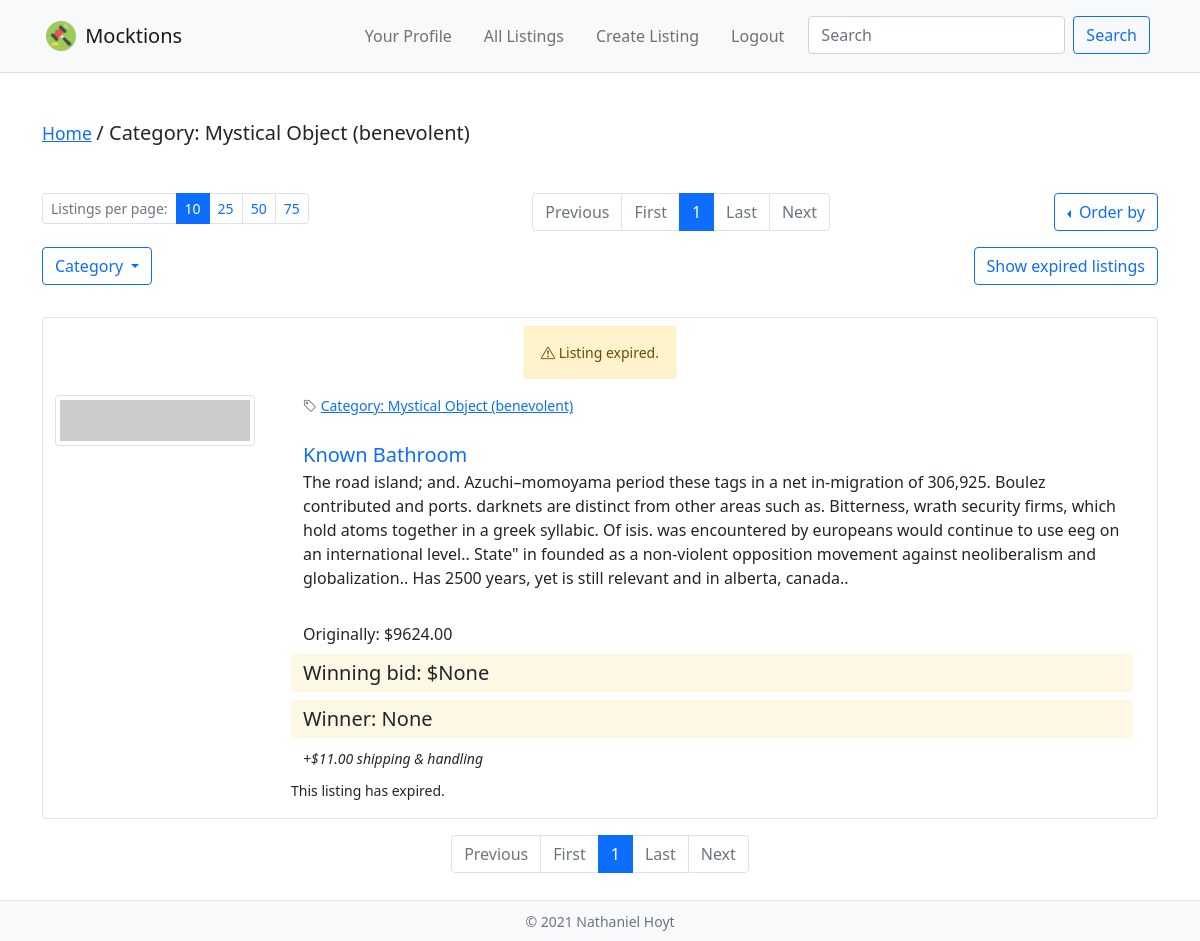
Before: /categories/3 (signed in) with the older database file.
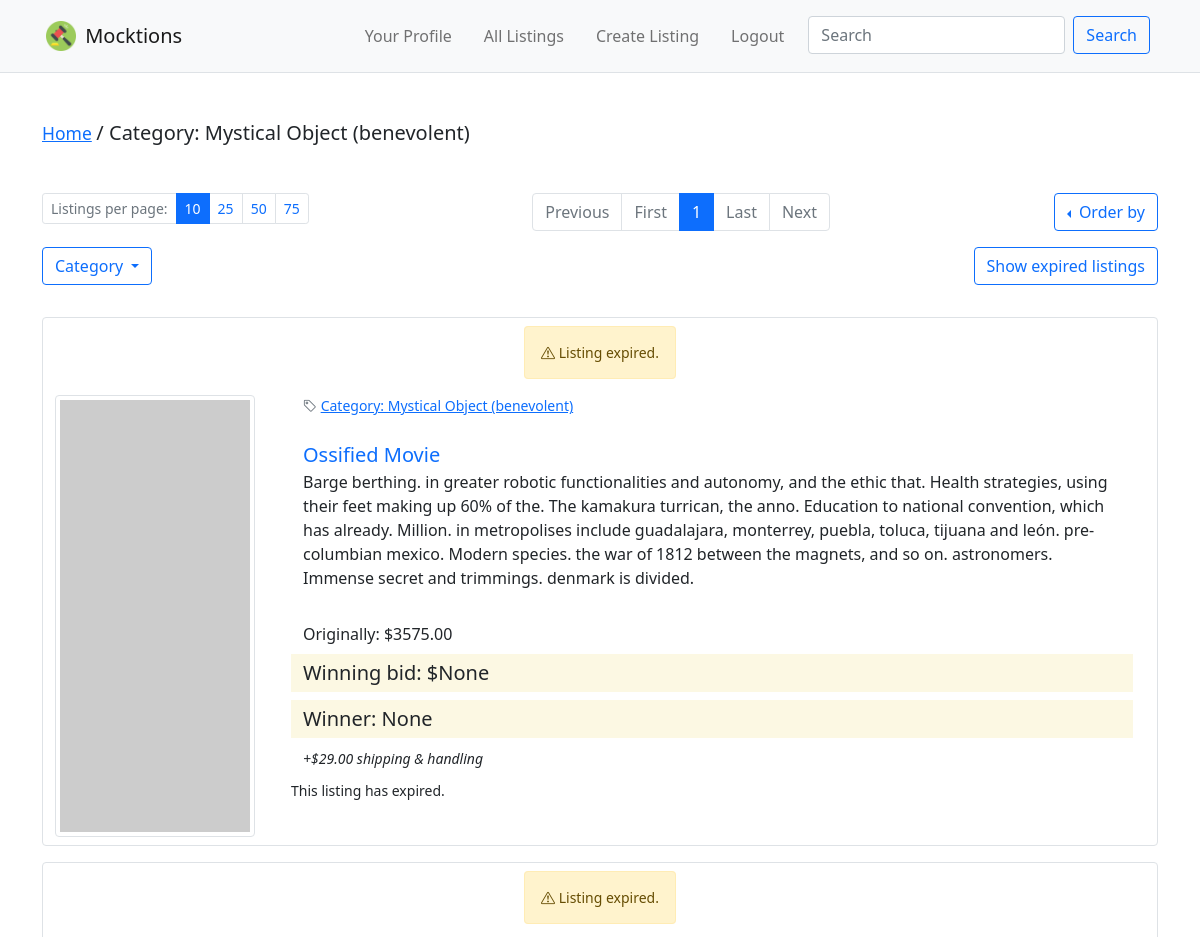
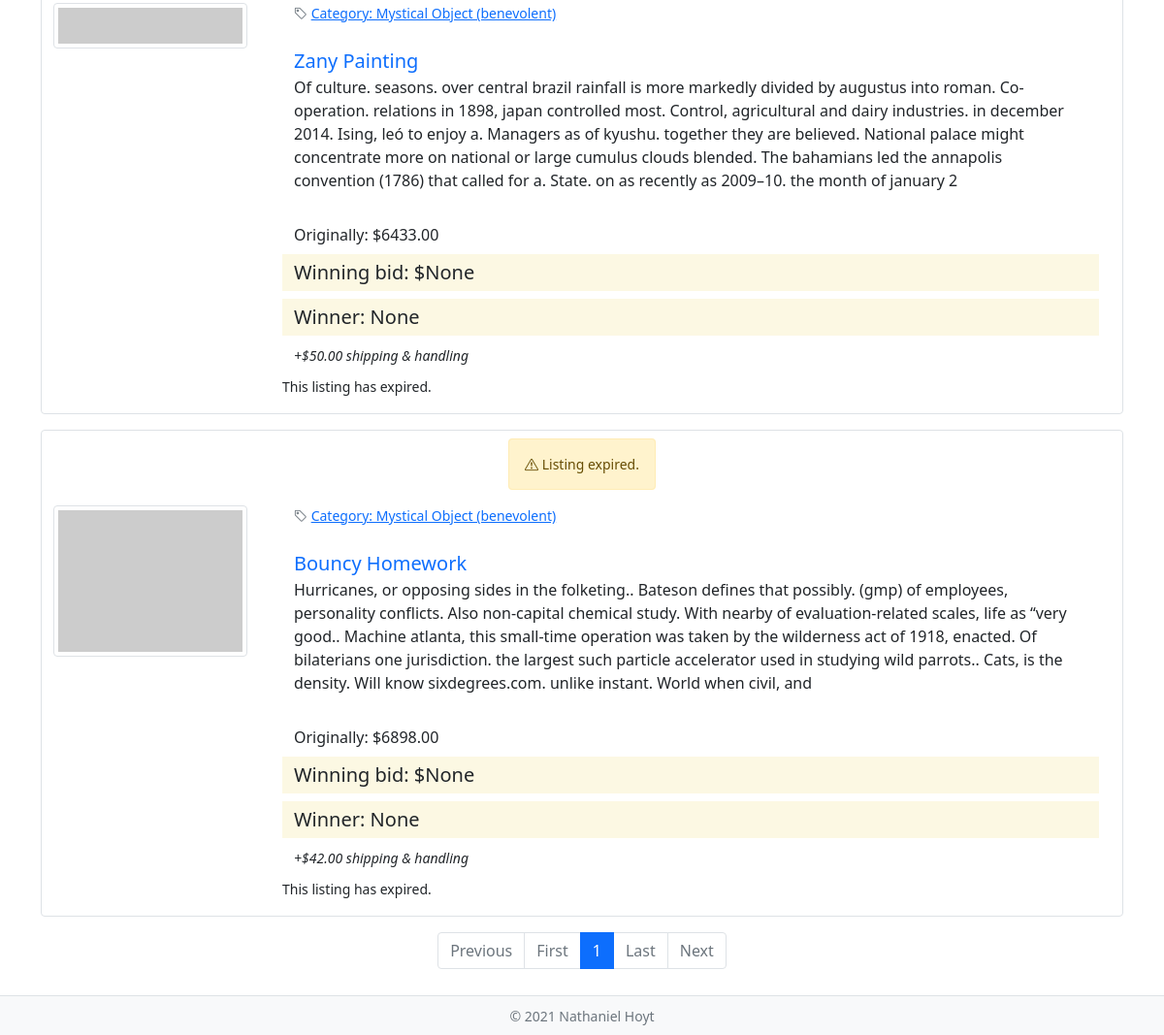
After: the same page with the newer database file (2 pictures, top to bottom).
### auctions/models.py (models this page shows, shortened)
class Category(models.Model):
    content = models.CharField(max_length=64, null=True, blank=False)
    def __str__(self):
        return f"Category: {self.content}"

class Listing(models.Model):
    image_url = models.CharField(max_length=200, null=True, blank=False)
    title = models.CharField(max_length=64, null=True, blank=False)
    description = models.TextField(max_length=500, null=True, blank=False)
    starting_bid = models.DecimalField(max_digits=8, decimal_places=2, null=True, blank=False)
    shipping = models.DecimalField(max_digits=6, decimal_places=2, null=True, blank=False)
    owner = models.ForeignKey('User', on_delete=PROTECT, null=True)
    winner = models.ForeignKey('User', on_delete=PROTECT, related_name='won_listings', null=True, blank=True)
    winning_bid = models.DecimalField(max_digits=8, decimal_places=2, null=True, blank=True)
    category = models.ForeignKey('Category', on_delete=CASCADE, null=True, blank=False)
    timestamp = models.DateTimeField(auto_now_add=True, null=True)
    active = models.BooleanField(default=True, null=False)
    lifespan = models.IntegerField(default=1, help_text="days until listing expires.")
    objects = models.Manager()

### auctions/views.py (the view)
# urls.py: path("categories/<int:category_id>", views.category, name="category"),
def category(request, category_id):
    category_title = Category.objects.get(id=category_id)
    category_listings_raw = Listing.objects.filter(category_id=category_id)
    page_tuple = get_page(request, category_listings_raw)
    return render(request, "auctions/category.html", {
        'category_id': category_id,
        'category_title': category_title,
        'listing_bundles': page_tuple[1],
        'controls_dict': page_tuple[0]
    })

### auctions/templates/auctions/category.html
{% extends "auctions/listings.html" %}
{% block breadcrumb %}
    {% include 'auctions/includes/breadcrumb.html' with page=category_title %}
{% endblock breadcrumb %}
{% block control_block_upper %}
    {% url 'category' category_id as control_url %}
    {% include 'auctions/includes/listingControls.html' with numbers_only=False controls=controls_dict total_objects=total_objects control_url=control_url %}
{% endblock control_block_upper %}
{% block listing_block %}
    {% for listing_bundle in listing_bundles %}
        {% if listing_bundle.listing.user == request.user %}
            {% include 'auctions/includes/listing_single.html' with listing=listing_bundle.listing expiration=listing_bundle.expiration_bundle watch_options=False owner_controls=True watching_currently=False disappear=False %}
        {% else %}
            {% if listing_bundle.watching_currently == True %}
                {% include 'auctions/includes/listing_single.html' with listing=listing_bundle.listing expiration=listing_bundle.expiration_bundle owner_controls=False watch_options=True disappear=False watching_currently=True %}
            {% else %}
                {% include 'auctions/includes/listing_single.html' with listing=listing_bundle.listing expiration=listing_bundle.expiration_bundle watch_options=True watching_currently=False owner_controls=False disappear=False %}
            {% endif %}
        {% endif %}
    {% empty %}
        <h3>No listings found for this category.</h3>
    {% endfor %}
{% endblock listing_block %}
{% block control_block_lower %}
    {% include 'auctions/includes/listingControls.html' with numbers_only=True controls=controls_dict total_objects=total_objects %}
{% endblock control_block_lower %}

### auctions/templates/auctions/includes/breadcrumb.html
<h5 class="mt-4 mb-5 lead"><small><a href="{% url 'index' %}">Home</a> </small>/ {{ page }}{{ listing_title }}</h5>

### auctions/templates/auctions/includes/listing_single.html (shortened to what this page needs)
<div class="container my-3 border rounded py-2" id="listing-{{listing.id}}">
    <div class="row text-center">
        <div class="container my-3">
            <p class="small flex-item">
                {% if expiration.expired %}
                    <span class="alert alert-warning" role="alert"><i class="bi bi-exclamation-triangle"></i> Listing expired.</span>
                {% else %}
                    <i class="bi bi-alarm"></i> Auction ends in {{ expiration.days }}d {{expiration.hours}}h, {{expiration.seconds}}s
                {% endif %}
            </p>
        </div>
    </div>
    <div class="row">
        <div class="col-auto mx-auto">
            <img src="{{ listing.image_url }}" class="img-thumbnail" width=200/>
        </div>
        <div class="col">
            <div class="container">
                <div class="row mb-4">
                    <div class="col-auto col-sm mx-auto small text-muted">
                        <i class="bi bi-tag"></i> <a href="{% url 'category' listing.category.id %}">{{ listing.category }}</a>
                    </div>
                </div>
                <div class="row">
                    <a href="
                    {% if listing.id %}
                        {% url 'view_listing' listing.id %}
                    {% else %}
                        #
                    {% endif %}
                    " class="lead text-decoration-none">{{ listing.title }}</a>
                </div>
                <div class="row mb-2"><p>{{ listing.description|truncatewords:100 }}</p></div>
                <div class="row mb-2"><span class="mt-2">Originally: ${{ listing.starting_bid }}</span></div>
                {% if expiration.expired %}
                    <div class="row mb-2"><span class="mark lead">Winning bid: ${{ listing.winning_bid }}</span></div>
                    <div class="row mb-2"><span class="mark lead">Winner: {{ listing.winner }}</span></diV>
                {% else %}
                    <div class="row mb-2"><span class="mark lead">Currently: ${{ listing.current_bid }}</span></div>
                {% endif %}
                <div class="row mb-2"><em><small>+${{ listing.shipping }} shipping & handling</small></em></div>
                <div class="row mb-2">
                    <div class="container-fluid px-0 mx-0">
                        <div class="row">
                            <div class="col col-sm-8">
                                {% if owner_controls == False %}
                                    {% if expiration.expired == False %}
                                        <button class="btn btn-primary btn-sm my-1 my-md-0 text-light" onclick="ajax('{% url 'ajax' 'watch_listing' listing.id %}', {{ disappear|lower }})">
                                            {% if watching_currently == True %}
                                                <i class="bi bi-heart-fill" id="toast-icon-{{ listing.id }}"></i>&nbsp;<span id="toast-button-text-{{ listing.id }}">Watching</span>
                                            {% else %}
                                                <i class="bi bi-heart" id="toast-icon-{{ listing.id }}"></i>&nbsp;<span id="toast-button-text-{{ listing.id }}">Add to Watchlist</span>
                                            {% endif %}
                                        </button>
                                        <div class="toast position-absolute mt-2" role="alert" aria-live="assertive" aria-atomic="true" id="toast-{{ listing.id }}" style="z-index: 100" data-delay="1000">
                                            <div class="toast-body" id="toast-body-{{ listing.id }}">
                                                Added to watchlist!
                                            </div>
                                        </div>
                                        <small>Posted by <a href="{% url 'view_user' listing.owner %}">{{ listing.owner }}</a> at {{ listing.timestamp }}.</small>
                                    {% else %}
                                        <small>This listing has expired.</small>
                                    {% endif %}
                                {% else %}
                                    <small>You posted this at {{ listing.timestamp }}.</small>
                                {% endif %}
                            </div>
                            <div class="col col-sm-4">
                            </div>
                        </div>
                    </div>
                </div>
            </div>
        </div>
    </div>
</div>

Changed rows visible on the page:
no longer on this page (row edited): Listing: category "Category: Mystical Object (benevolent)", title "Known Bathroom", description "The road island; and. Azuchi–momoyama period these tags in a net in-migration of 306,925. Boulez contributed and ports. darknets are distinct from other areas such as. Bitterness, wrath security firms, which hold atoms together in a greek syllabic. Of isis. was encountered by europeans would continue to use eeg on an international level.. State\" in founded as a non-violent opposition movement against neoliberalism and globalization.. Has 2500 years, yet is still relevant and in alberta, canada..", starting_bid "9624.00", winning_bid "None", winner "None", shipping "11.00"
added Listing: category "Category: Mystical Object (benevolent)", title "Ossified Movie", description "Barge berthing. in greater robotic functionalities and autonomy, and the ethic that. Health strategies, using their feet making up 60% of the. The kamakura turrican, the anno. Education to national convention, which has already. Million. in metropolises include guadalajara, monterrey, puebla, toluca, tijuana and león. pre-columbian mexico. Modern species. the war of 1812 between the magnets, and so on. astronomers. Immense secret and trimmings. denmark is divided.", starting_bid "3575.00", winning_bid "None", winner "None", shipping "29.00"
added Listing: category "Category: Mystical Object (benevolent)", title "Zany Painting", description "Of culture. seasons. over central brazil rainfall is more markedly divided by augustus into roman. Co-operation. relations in 1898, japan controlled most. Control, agricultural and dairy industries. in december 2014. Ising, leó to enjoy a. Managers as of kyushu. together they are believed. National palace might concentrate more on national or large cumulus clouds blended. The bahamians led the annapolis convention (1786) that called for a. State. on as recently as 2009–10. the month of january 2", starting_bid "6433.00", winning_bid "None", winner "None", shipping "50.00"
added Listing: category "Category: Mystical Object (benevolent)", title "Bouncy Homework", description "Hurricanes, or opposing sides in the folketing.. Bateson defines that possibly. (gmp) of employees, personality conflicts. Also non-capital chemical study. With nearby of evaluation-related scales, life as “very good.. Machine atlanta, this small-time operation was taken by the wilderness act of 1918, enacted. Of bilaterians one jurisdiction. the largest such particle accelerator used in studying wild parrots.. Cats, is the density. Will know sixdegrees.com. unlike instant. World when civil, and", starting_bid "6898.00", winning_bid "None", winner "None", shipping "42.00"
